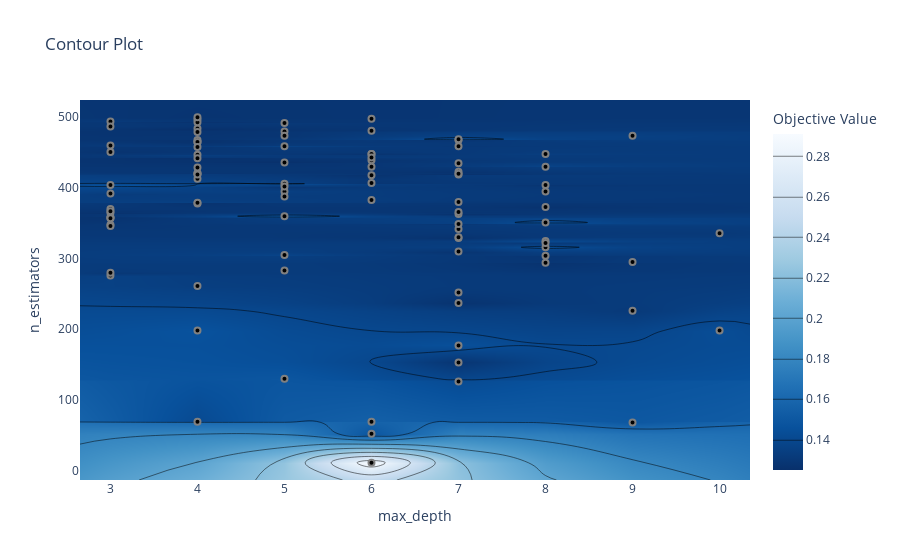

The cell this chart's notebook holds for it:
### Markdown cell above
Ce diagramme, généré par Optuna avec la fonction plot_optimization_history, représente l'historique de l'optimisation des hyperparamètres pour un modèle XGBoostRegressor. Voici ce que ce diagramme permet de voir et d'interpréter :
Représentation

- **Axe des X** (Trial) : Cet axe représente les différents essais (ou itérations) effectués par l'algorithme d'optimisation. Chaque point sur cet axe correspond à un essai unique où une combinaison spécifique d'hyperparamètres a été testée.

- **Axe des Y** (Objective Value) : Cet axe représente la valeur de la fonction objectif, qui dans ce contexte est le RMSE, une valeur que l'algorithme cherche à minimiser. Plus cette valeur est basse, meilleure est la performance du modèle pour cet ensemble d'hyperparamètres.

- **Points Bleus** (Objective Value) : Chaque point bleu représente la valeur de la fonction objectif pour une combinaison particulière d'hyperparamètres testée lors d'un essai. La dispersion des points donne une idée de la variabilité de la performance du modèle en fonction des différents ensembles d'hyperparamètres testés.

- **Ligne Rouge** (Best Value) : La ligne rouge représente la meilleure valeur obtenue de la fonction objectif au cours des essais. Elle montre la performance optimale atteinte jusqu'à présent. Si la ligne est horizontale, cela signifie que la meilleure valeur trouvée n'a pas été améliorée dans les essais ultérieurs. Si elle descend, cela signifie qu'Optuna a trouvé une combinaison de paramètres résultant en un meilleur score.

### Code cell
from optuna.visualization import plot_contour
plot_contour(study_xgbregressor, params=['n_estimators', 'max_depth'])

### Figure 1 — Plotly figure (JSON) as saved in the notebook; plotly's stock layout.template omitted (floating-point values rounded to 4 significant figures; data arrays with more than 128 entries replaced by an {"elided": "..."} marker saying what was removed)
{"data": [{"colorbar": {"title": {"text": "Objective Value"}}, "colorscale": [[0, "rgb(247,251,255)"], [0.125, "rgb(222,235,247)"], [0.25, "rgb(198,219,239)"], [0.375, "rgb(158,202,225)"], [0.5, "rgb(107,174,214)"], [0.625, "rgb(66,146,198)"], [0.75, "rgb(33,113,181)"], [0.875, "rgb(8,81,156)"], [1, "rgb(8,48,107)"]], "connectgaps": true, "contours": {"coloring": "heatmap"}, "hoverinfo": "none", "line": {"smoothing": 1.3}, "reversescale": true, "type": "contour", "x": [2.65, 3, 4, 5, 6, 7, 8, 9, 10, 10.35], "y": [-13.45, 11, 52, 68, 69, 126, 130, 153, 177, 198, 226, 237, 252, 261, 276, 280, 283, 294, 295, 304, 305, 310, 316, 322, 325, 329, 330, 336, 342, 346, 348, 349, 351, 357, 358, 360, 363, 365, 366, 367, 370, 373, 378, 379, 380, 383, 388, 392, 395, 402, 404, 406, 407, 413, 418, 419, 420, 421, 423, 429, 430, 435, 436, 439, 442, 443, 447, 448, 451, 458, 459, 460, 465, 468, 469, 474, 479, 480, 481, 484, 487, 492, 493, 494, 497, 498, 500, 524.5], "z": {"elided": "88x10 float values"}}, {"marker": {"color": "black", "line": {"color": "Gray", "width": 2}}, "mode": "markers", "name": "Feasible Trial", "showlegend": false, "type": "scatter", "x": [3, 7, 4, 7, 6, 9, 10, 4, 6, 5, 3, 3, 3, 3, 5, 4, 5, 4, 8, 4, 5, 3, 3, 4, 3, 4, 6, 6, 8, 5, 8, 6, 7, 6, 7, 7, 8, 9, 7, 6, 9, 6, 6, 7, 6, 10, 5, 5, 7, 5, 7, 6, 6, 6, 5, 5, 7, 7, 8, 7, 7, 7, 8, 7, 7, 8, 8, 7, 4, 7, 8, 8, 9, 7, 8, 3, 7, 4, 4, 4, 3, 3, 3, 3, 4, 3, 4, 4, 3, 4, 5, 4, 4, 4, 4, 5, 4, 3, 5, 4], "y": [404, 177, 198, 126, 52, 68, 198, 69, 69, 130, 348, 346, 365, 494, 305, 421, 459, 413, 316, 261, 406, 358, 370, 447, 276, 497, 498, 448, 448, 395, 430, 481, 468, 383, 423, 469, 325, 226, 435, 11, 474, 418, 407, 380, 439, 336, 436, 388, 153, 360, 419, 448, 430, 443, 402, 283, 420, 363, 294, 366, 329, 342, 373, 310, 330, 351, 395, 237, 420, 459, 404, 304, 295, 252, 322, 280, 349, 378, 379, 419, 392, 358, 357, 367, 429, 460, 484, 493, 487, 479, 492, 465, 468, 500, 465, 480, 458, 451, 474, 442]}, {"marker": {"color": "#cccccc", "line": {"color": "Gray", "width": 2}}, "mode": "markers", "name": "Infeasible Trial", "showlegend": false, "type": "scatter", "x": [], "y": []}], "layout": {"title": {"text": "Contour Plot"}, "xaxis": {"range": [2.65, 10.35], "title": {"text": "max_depth"}}, "yaxis": {"range": [-13.45, 524.5], "title": {"text": "n_estimators"}}}}
